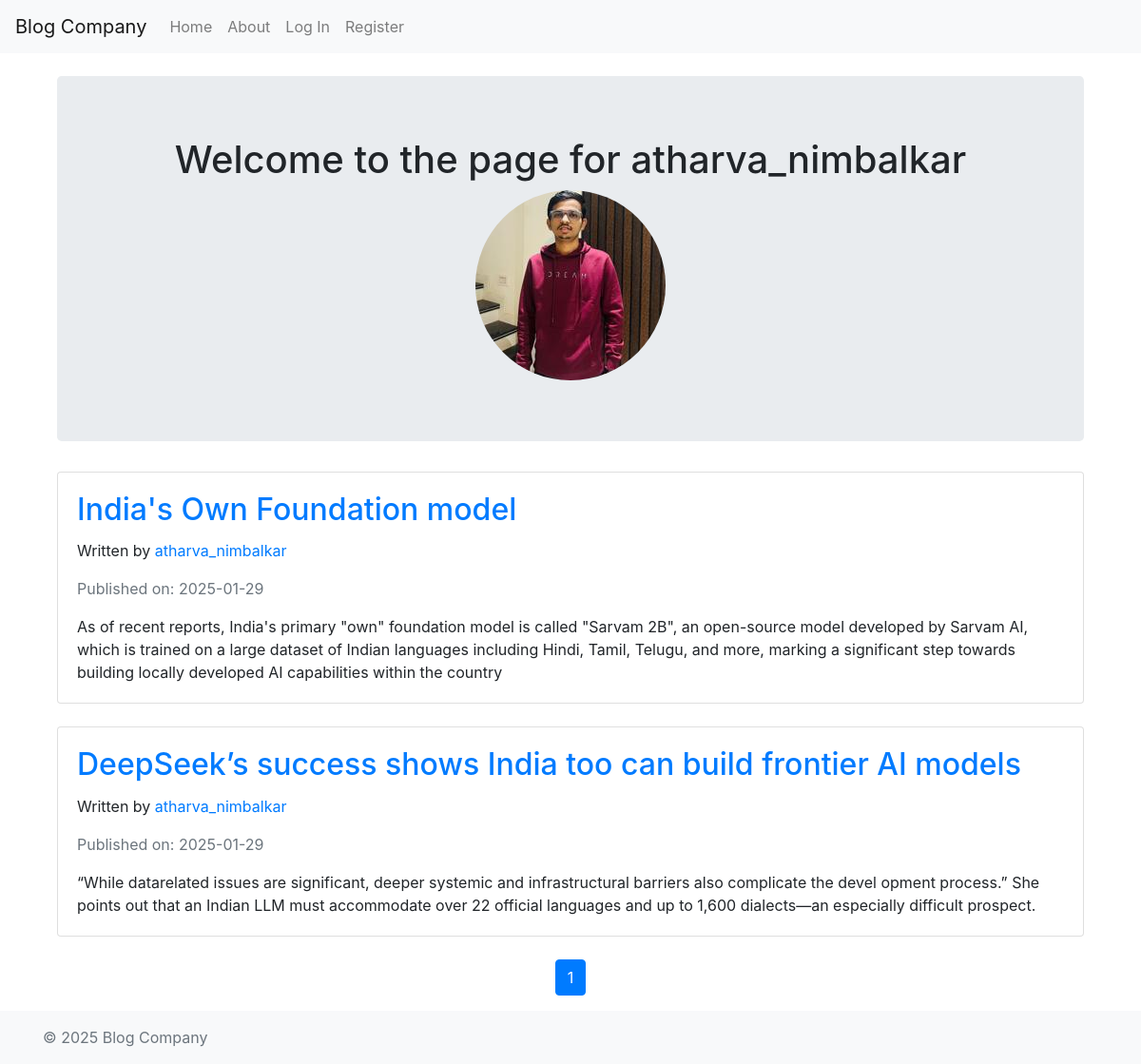
/atharva_nimbalkar, run on the app's committed database.
### blogcompany/models.py (models this page shows, shortened)
class User(db.Model,UserMixin):
    __tablename__='users'
    id=db.Column(db.Integer,primary_key=True)
    profile_image=db.Column(db.String(20),nullable=False,default='default_profile.jpg')
    email=db.Column(db.String(64),unique=True,index=True)
    username=db.Column(db.String(64),unique=True,index=True)
    password_hash=db.Column(db.String(128))
    posts=db.relationship('BlogPost',backref='author',lazy=True)

class BlogPost(db.Model):
    __tablename__ = 'blog_posts'
    users=db.relationship(User)
    id=db.Column(db.Integer,primary_key=True)
    user_id=db.Column(db.Integer,db.ForeignKey('users.id'),nullable=False)
    date=db.Column(db.DateTime,nullable=False,default=datetime.now(timezone.utc))
    title=db.Column(db.String(140),nullable=False)
    text=db.Column(db.Text,nullable=False)

### blogcompany/users/views.py (the view)
@users.route("/<username>")
def user_posts(username):
    page=request.args.get('page',1,type=int)
    user=User.query.filter_by(username=username).first_or_404()
    blog_posts=BlogPost.query.filter_by(author=user).order_by(BlogPost.date.desc()).paginate(page=page,per_page=5)
    return render_template('user_blog_posts.html',blog_posts=blog_posts,user=user)

### blogcompany/templates/user_blog_posts.html
{% extends "base.html" %}
{% block content %}
<div class="container">
  <div class="jumbotron text-center">
    <h1>Welcome to the page for {{user.username}}</h1>
    <img class="rounded-circle" src="{{url_for('static',filename='profile_pics/'+user.profile_image)}}" alt="Profile Image">
  </div>
  {% for post in blog_posts.items %}
    <div class="card mb-4">
      <div class="card-body">
        <h2 class="card-title"><a href="{{url_for('blog_posts.blog_post',blog_post_id=post.id)}}">{{post.title}}</a></h2>
        <p class="card-text">Written by <a href="{{url_for('users.user_posts',username=post.author.username)}}">{{post.author.username}}</a></p>
        <p class="card-text text-muted">Published on: {{post.date.strftime("%Y-%m-%d")}}</p>
        <p class="card-text">{{post.text}}</p>
      </div>
    </div>
  {% endfor %}
</div>
<nav aria-label="Page navigation example">
  <ul class="pagination justify-content-center">
    {% for page_num in blog_posts.iter_pages(left_edge=1, right_edge=1, left_current=1, right_current=2) %}
      {% if blog_posts.page == page_num %}
      <li class="page-item active">
        <a class="page-link" href="{{url_for('users.user_posts',username=user.username,page=page_num)}}">{{ page_num }}</a>
      </li>
      {% else %}
      <li class="page-item">
        <a class="page-link" href="{{url_for('users.user_posts',username=user.username,page=page_num)}}">{{ page_num }}</a>
      </li>
      {% endif %}
    {% endfor %}
  </ul>
</nav>
{% endblock %}

### blogcompany/templates/base.html (shortened to what this page needs)
<!DOCTYPE html>
<html lang="en" dir="ltr">
  <head>
    <link rel="stylesheet" href="https://maxcdn.bootstrapcdn.com/bootstrap/4.0.0/css/bootstrap.min.css">
  </head>
  <body>
    <nav class="navbar navbar-expand-lg navbar-light bg-light">
      <a class="navbar-brand" href="{{url_for('core.index')}}">Blog Company</a>
      <div class="collapse navbar-collapse" id="navbarNav">
        <ul class="navbar-nav">
          <li class="nav-item">
            <a class="nav-link" href="{{url_for('core.index')}}">Home</a>
          </li>
          <li class="nav-item">
            <a class="nav-link" href="{{url_for('core.info')}}">About</a>
          </li>
          {% if current_user.is_authenticated %}
          <li class="nav-item">
            <a class="nav-link" href="{{url_for('users.logout')}}">Log Out</a>
          </li>
          <li class="nav-item">
            <a class="nav-link" href="{{url_for('users.account')}}">Account</a>
          </li>
          <li class="nav-item">
            <a class="nav-link" href="{{url_for('blog_posts.create_post')}}">Create Post</a>
          </li>
          {% else %}
          <li class="nav-item">
            <a class="nav-link" href="{{url_for('users.login')}}">Log In</a>
          </li>
          <li class="nav-item">
            <a class="nav-link" href="{{url_for('users.register')}}">Register</a>
          </li>
          {% endif %}
        </ul>
      </div>
    </nav>
    <div class="container mt-4">
      {% block content %}
      {% endblock %}
    </div>
    <footer class="footer mt-auto py-3 bg-light">
      <div class="container">
        <span class="text-muted">&copy; 2025 Blog Company</span>
      </div>
    </footer>
  </body>
</html>

### data on the page
User: username "atharva_nimbalkar", profile_image (picture)
BlogPost: title "India's Own Foundation model", author.username "atharva_nimbalkar", date "2025-01-29", text "As of recent reports, India's primary \"own\" foundation model is called \"Sarvam 2B\", an open-source model developed by Sarvam AI, which is trained on a large dataset of Indian languages including Hindi, Tamil, Telugu, and more, marking a significant step towards building locally developed AI capabilities within the country"
BlogPost: title "DeepSeek’s success shows India too can build frontier AI models", author.username "atharva_nimbalkar", date "2025-01-29", text "“While datarelated issues are significant, deeper systemic and infrastructural barriers also complicate the devel opment process.” She points out that an Indian LLM must accommodate over 22 official languages and up to 1,600 dialects—an especially difficult prospect."

### other printed values
{{ page_num }} "1"
